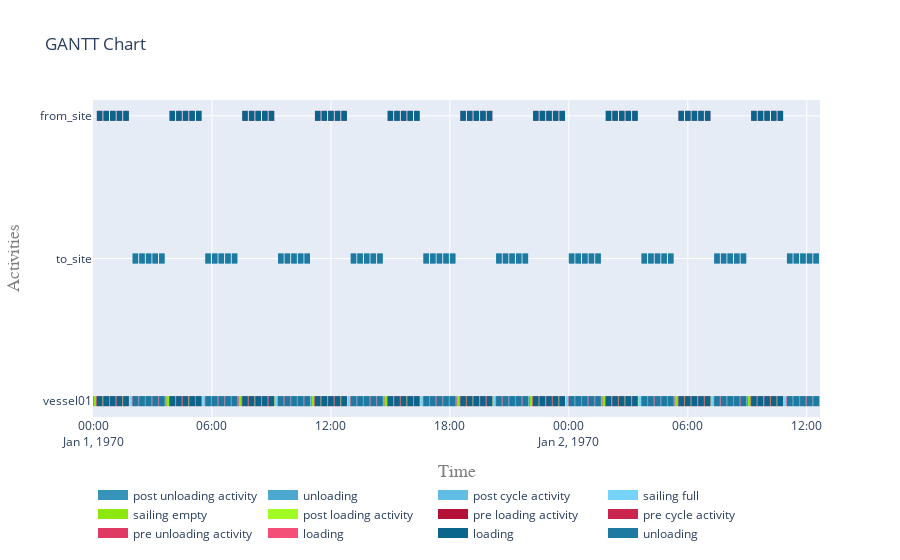

The cell this chart's notebook holds for it:
### Code cell
plot.get_gantt_chart([vessel01, from_site, to_site],id_map=[while_activity])

### Figure 1 — Plotly figure (JSON) as saved in the notebook; plotly's stock layout.template omitted (floating-point values rounded to 4 significant figures; data arrays with more than 128 entries replaced by an {"elided": "..."} marker saying what was removed)
{"data": [{"connectgaps": false, "hoverinfo": "y+name", "line": {"color": "rgb(55,147,186)", "width": 10}, "mode": "lines", "name": "post unloading activity", "type": "scatter", "x": {"elided": "250 str values"}, "y": {"elided": "250 str values"}}, {"connectgaps": false, "hoverinfo": "y+name", "line": {"color": "rgb(76,168,207)", "width": 10}, "mode": "lines", "name": "unloading", "type": "scatter", "x": {"elided": "500 str values"}, "y": {"elided": "500 str values"}}, {"connectgaps": false, "hoverinfo": "y+name", "line": {"color": "rgb(97,189,228)", "width": 10}, "mode": "lines", "name": "post cycle activity", "type": "scatter", "x": ["1970-01-01T03:38:20", "1970-01-01T03:38:20", "1970-01-01T03:40:00", "1970-01-01T03:40:00", "1970-01-01T03:40:00", "1970-01-01T07:18:20", "1970-01-01T07:18:20", "1970-01-01T07:20:00", "1970-01-01T07:20:00", "1970-01-01T07:20:00", "1970-01-01T10:58:20", "1970-01-01T10:58:20", "1970-01-01T11:00:00", "1970-01-01T11:00:00", "1970-01-01T11:00:00", "1970-01-01T14:38:20", "1970-01-01T14:38:20", "1970-01-01T14:40:00", "1970-01-01T14:40:00", "1970-01-01T14:40:00", "1970-01-01T18:18:20", "1970-01-01T18:18:20", "1970-01-01T18:20:00", "1970-01-01T18:20:00", "1970-01-01T18:20:00", "1970-01-01T21:58:20", "1970-01-01T21:58:20", "1970-01-01T22:00:00", "1970-01-01T22:00:00", "1970-01-01T22:00:00", "1970-01-02T01:38:20", "1970-01-02T01:38:20", "1970-01-02T01:40:00", "1970-01-02T01:40:00", "1970-01-02T01:40:00", "1970-01-02T05:18:20", "1970-01-02T05:18:20", "1970-01-02T05:20:00", "1970-01-02T05:20:00", "1970-01-02T05:20:00", "1970-01-02T08:58:20", "1970-01-02T08:58:20", "1970-01-02T09:00:00", "1970-01-02T09:00:00", "1970-01-02T09:00:00", "1970-01-02T12:38:20", "1970-01-02T12:38:20", "1970-01-02T12:40:00", "1970-01-02T12:40:00", "1970-01-02T12:40:00"], "y": ["vessel01", "vessel01", "vessel01", "vessel01", null, "vessel01", "vessel01", "vessel01", "vessel01", null, "vessel01", "vessel01", "vessel01", "vessel01", null, "vessel01", "vessel01", "vessel01", "vessel01", null, "vessel01", "vessel01", "vessel01", "vessel01", null, "vessel01", "vessel01", "vessel01", "vessel01", null, "vessel01", "vessel01", "vessel01", "vessel01", null, "vessel01", "vessel01", "vessel01", "vessel01", null, "vessel01", "vessel01", "vessel01", "vessel01", null, "vessel01", "vessel01", "vessel01", "vessel01", null]}, {"connectgaps": false, "hoverinfo": "y+name", "line": {"color": "rgb(118,210,249)", "width": 10}, "mode": "lines", "name": "sailing full", "type": "scatter", "x": ["1970-01-01T01:50:00", "1970-01-01T01:50:00", "1970-01-01T01:58:20", "1970-01-01T01:58:20", "1970-01-01T01:58:20", "1970-01-01T05:30:00", "1970-01-01T05:30:00", "1970-01-01T05:38:20", "1970-01-01T05:38:20", "1970-01-01T05:38:20", "1970-01-01T09:10:00", "1970-01-01T09:10:00", "1970-01-01T09:18:20", "1970-01-01T09:18:20", "1970-01-01T09:18:20", "1970-01-01T12:50:00", "1970-01-01T12:50:00", "1970-01-01T12:58:20", "1970-01-01T12:58:20", "1970-01-01T12:58:20", "1970-01-01T16:30:00", "1970-01-01T16:30:00", "1970-01-01T16:38:20", "1970-01-01T16:38:20", "1970-01-01T16:38:20", "1970-01-01T20:10:00", "1970-01-01T20:10:00", "1970-01-01T20:18:20", "1970-01-01T20:18:20", "1970-01-01T20:18:20", "1970-01-01T23:50:00", "1970-01-01T23:50:00", "1970-01-01T23:58:20", "1970-01-01T23:58:20", "1970-01-01T23:58:20", "1970-01-02T03:30:00", "1970-01-02T03:30:00", "1970-01-02T03:38:20", "1970-01-02T03:38:20", "1970-01-02T03:38:20", "1970-01-02T07:10:00", "1970-01-02T07:10:00", "1970-01-02T07:18:20", "1970-01-02T07:18:20", "1970-01-02T07:18:20", "1970-01-02T10:50:00", "1970-01-02T10:50:00", "1970-01-02T10:58:20", "1970-01-02T10:58:20", "1970-01-02T10:58:20"], "y": ["vessel01", "vessel01", "vessel01", "vessel01", null, "vessel01", "vessel01", "vessel01", "vessel01", null, "vessel01", "vessel01", "vessel01", "vessel01", null, "vessel01", "vessel01", "vessel01", "vessel01", null, "vessel01", "vessel01", "vessel01", "vessel01", null, "vessel01", "vessel01", "vessel01", "vessel01", null, "vessel01", "vessel01", "vessel01", "vessel01", null, "vessel01", "vessel01", "vessel01", "vessel01", null, "vessel01", "vessel01", "vessel01", "vessel01", null, "vessel01", "vessel01", "vessel01", "vessel01", null]}, {"connectgaps": false, "hoverinfo": "y+name", "line": {"color": "rgb(139,231,14)", "width": 10}, "mode": "lines", "name": "sailing empty", "type": "scatter", "x": ["1970-01-01T00:01:40", "1970-01-01T00:01:40", "1970-01-01T00:10:00", "1970-01-01T00:10:00", "1970-01-01T00:10:00", "1970-01-01T03:41:40", "1970-01-01T03:41:40", "1970-01-01T03:50:00", "1970-01-01T03:50:00", "1970-01-01T03:50:00", "1970-01-01T07:21:40", "1970-01-01T07:21:40", "1970-01-01T07:30:00", "1970-01-01T07:30:00", "1970-01-01T07:30:00", "1970-01-01T11:01:40", "1970-01-01T11:01:40", "1970-01-01T11:10:00", "1970-01-01T11:10:00", "1970-01-01T11:10:00", "1970-01-01T14:41:40", "1970-01-01T14:41:40", "1970-01-01T14:50:00", "1970-01-01T14:50:00", "1970-01-01T14:50:00", "1970-01-01T18:21:40", "1970-01-01T18:21:40", "1970-01-01T18:30:00", "1970-01-01T18:30:00", "1970-01-01T18:30:00", "1970-01-01T22:01:40", "1970-01-01T22:01:40", "1970-01-01T22:10:00", "1970-01-01T22:10:00", "1970-01-01T22:10:00", "1970-01-02T01:41:40", "1970-01-02T01:41:40", "1970-01-02T01:50:00", "1970-01-02T01:50:00", "1970-01-02T01:50:00", "1970-01-02T05:21:40", "1970-01-02T05:21:40", "1970-01-02T05:30:00", "1970-01-02T05:30:00", "1970-01-02T05:30:00", "1970-01-02T09:01:40", "1970-01-02T09:01:40", "1970-01-02T09:10:00", "1970-01-02T09:10:00", "1970-01-02T09:10:00"], "y": ["vessel01", "vessel01", "vessel01", "vessel01", null, "vessel01", "vessel01", "vessel01", "vessel01", null, "vessel01", "vessel01", "vessel01", "vessel01", null, "vessel01", "vessel01", "vessel01", "vessel01", null, "vessel01", "vessel01", "vessel01", "vessel01", null, "vessel01", "vessel01", "vessel01", "vessel01", null, "vessel01", "vessel01", "vessel01", "vessel01", null, "vessel01", "vessel01", "vessel01", "vessel01", null, "vessel01", "vessel01", "vessel01", "vessel01", null, "vessel01", "vessel01", "vessel01", "vessel01", null]}, {"connectgaps": false, "hoverinfo": "y+name", "line": {"color": "rgb(160,252,35)", "width": 10}, "mode": "lines", "name": "post loading activity", "type": "scatter", "x": {"elided": "250 str values"}, "y": {"elided": "250 str values"}}, {"connectgaps": false, "hoverinfo": "y+name", "line": {"color": "rgb(181,17,56)", "width": 10}, "mode": "lines", "name": "pre loading activity", "type": "scatter", "x": {"elided": "250 str values"}, "y": {"elided": "250 str values"}}, {"connectgaps": false, "hoverinfo": "y+name", "line": {"color": "rgb(202,38,77)", "width": 10}, "mode": "lines", "name": "pre cycle activity", "type": "scatter", "x": ["1970-01-01T00:00:00", "1970-01-01T00:00:00", "1970-01-01T00:01:40", "1970-01-01T00:01:40", "1970-01-01T00:01:40", "1970-01-01T03:40:00", "1970-01-01T03:40:00", "1970-01-01T03:41:40", "1970-01-01T03:41:40", "1970-01-01T03:41:40", "1970-01-01T07:20:00", "1970-01-01T07:20:00", "1970-01-01T07:21:40", "1970-01-01T07:21:40", "1970-01-01T07:21:40", "1970-01-01T11:00:00", "1970-01-01T11:00:00", "1970-01-01T11:01:40", "1970-01-01T11:01:40", "1970-01-01T11:01:40", "1970-01-01T14:40:00", "1970-01-01T14:40:00", "1970-01-01T14:41:40", "1970-01-01T14:41:40", "1970-01-01T14:41:40", "1970-01-01T18:20:00", "1970-01-01T18:20:00", "1970-01-01T18:21:40", "1970-01-01T18:21:40", "1970-01-01T18:21:40", "1970-01-01T22:00:00", "1970-01-01T22:00:00", "1970-01-01T22:01:40", "1970-01-01T22:01:40", "1970-01-01T22:01:40", "1970-01-02T01:40:00", "1970-01-02T01:40:00", "1970-01-02T01:41:40", "1970-01-02T01:41:40", "1970-01-02T01:41:40", "1970-01-02T05:20:00", "1970-01-02T05:20:00", "1970-01-02T05:21:40", "1970-01-02T05:21:40", "1970-01-02T05:21:40", "1970-01-02T09:00:00", "1970-01-02T09:00:00", "1970-01-02T09:01:40", "1970-01-02T09:01:40", "1970-01-02T09:01:40"], "y": ["vessel01", "vessel01", "vessel01", "vessel01", null, "vessel01", "vessel01", "vessel01", "vessel01", null, "vessel01", "vessel01", "vessel01", "vessel01", null, "vessel01", "vessel01", "vessel01", "vessel01", null, "vessel01", "vessel01", "vessel01", "vessel01", null, "vessel01", "vessel01", "vessel01", "vessel01", null, "vessel01", "vessel01", "vessel01", "vessel01", null, "vessel01", "vessel01", "vessel01", "vessel01", null, "vessel01", "vessel01", "vessel01", "vessel01", null, "vessel01", "vessel01", "vessel01", "vessel01", null]}, {"connectgaps": false, "hoverinfo": "y+name", "line": {"color": "rgb(223,59,98)", "width": 10}, "mode": "lines", "name": "pre unloading activity", "type": "scatter", "x": {"elided": "250 str values"}, "y": {"elided": "250 str values"}}, {"connectgaps": false, "hoverinfo": "y+name", "line": {"color": "rgb(244,80,119)", "width": 10}, "mode": "lines", "name": "loading", "type": "scatter", "x": {"elided": "500 str values"}, "y": {"elided": "500 str values"}}, {"connectgaps": false, "hoverinfo": "y+name", "line": {"color": "rgb(9,101,140)", "width": 10}, "mode": "lines", "name": "loading", "type": "scatter", "x": {"elided": "500 str values"}, "y": {"elided": "500 str values"}}, {"connectgaps": false, "hoverinfo": "y+name", "line": {"color": "rgb(30,122,161)", "width": 10}, "mode": "lines", "name": "unloading", "type": "scatter", "x": {"elided": "500 str values"}, "y": {"elided": "500 str values"}}], "layout": {"autosize": true, "hovermode": "closest", "legend": {"orientation": "h", "x": 0, "y": -0.2}, "title": {"text": "GANTT Chart"}, "xaxis": {"range": ["1970-01-01T00:00:00", "1970-01-02T12:40:00"], "title": {"font": {"color": "#7f7f7f", "family": "Courier New, monospace", "size": 18}, "text": "Time"}, "type": "date"}, "yaxis": {"autorange": true, "range": [-0.1111, 2.111], "title": {"font": {"color": "#7f7f7f", "family": "Courier New, monospace", "size": 18}, "text": "Activities"}, "type": "category"}}}
